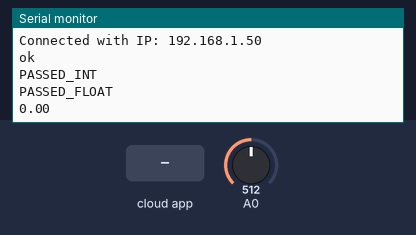
The sketch below on a simulated ESP8266 (NodeMCU). Parts: the last lines printed to the serial monitor. The inputs (shaded band) are chosen by the test bench; at power-on: A0 = 512. WiFi joins after 1.5 s; servers stay silent unless stated; the Firebase database answers and starts empty.

Above: at 2.7 s.
2.8 s: the phone or cloud app sets float to 25
At 4.2 s:
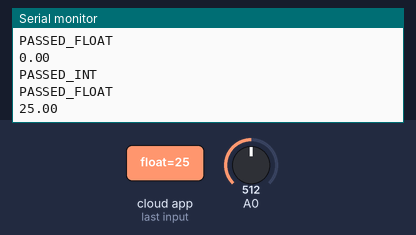
4.3 s: the phone or cloud app sets float to 50
At 7.3 s:
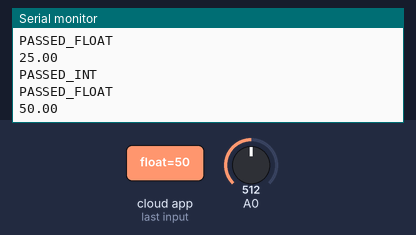
Timing chart, 0 to 8.8 s (numbered marks = the images above; inputs shaded):
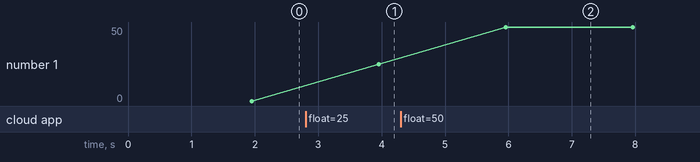

The sketch:

ESP8266_com_firebase.ino
```cpp
#include <Arduino.h>
#if defined(ESP32)
  #include <WiFi.h>
#elif defined(ESP8266)
  #include <ESP8266WiFi.h>
#endif
#include <Firebase_ESP_Client.h>

#include "addons/TokenHelper.h"
#include "addons/RTDBHelper.h"

#define WIFI_SSID "xxxxxxxx"
#define WIFI_PASSWORD "xxxxxxxx"

//API Key do projeto: ANONIMO
#define API_KEY "AIzaSyCZ51ugW42XdR-jJ6OAJhYTPLcjsABbalw"

// url do banco de dados
#define DATABASE_URL "https://deia-device-964f8-default-rtdb.firebaseio.com/"

//cria uma pasta no banco de dados
FirebaseData fbdo;

FirebaseAuth auth;
FirebaseConfig config;

unsigned long sendDataPrevMillis = 0;
int count = 0;
float leitura;
float floatValue;
bool signupOK = false;

void setup(){
  Serial.begin(115200);
  WiFi.begin(WIFI_SSID, WIFI_PASSWORD);
  Serial.print("Connecting to Wi-Fi");

  while (WiFi.status() != WL_CONNECTED){
    Serial.print(".");
    delay(300);
  }
  Serial.println();
  Serial.print("Connected with IP: ");
  Serial.println(WiFi.localIP());
  Serial.println();

  config.api_key = API_KEY;
  config.database_url = DATABASE_URL;

  if (Firebase.signUp(&config, &auth, "", "")){
    Serial.println("ok");
    signupOK = true;
  }
  else{
    Serial.printf("%s\n", config.signer.signupError.message.c_str());
  }
  config.token_status_callback = tokenStatusCallback; //see addons/TokenHelper.h

  Firebase.begin(&config, &auth);
  Firebase.reconnectWiFi(true);
}

void loop(){

  if (Firebase.ready() && signupOK && (millis() - sendDataPrevMillis > 2000 || sendDataPrevMillis == 0)){
    sendDataPrevMillis = millis();

    leitura = (analogRead(A0)*3.3/1023);

    // envia um dado do tipo int para o Firebase na pasta test/int; ".setInt"
    if (Firebase.RTDB.setInt(&fbdo, "test/int", count)){
      Serial.println("PASSED_INT");

    }
    else {
      Serial.println("FAILED");
      Serial.println("REASON: " + fbdo.errorReason());
    }
    count++;

    //envia um dado do tipo float para o Firebase na pasta test/float; ".setFloat"
    if (Firebase.RTDB.setFloat(&fbdo, "test/float", leitura)){
      Serial.println("PASSED_FLOAT");

    }
    else {
      Serial.println("FAILED");
      Serial.println("REASON: " + fbdo.errorReason());
    }
    //recupera dados do firebase; ".getFloat"
    if (Firebase.RTDB.getFloat(&fbdo, "/test/float")) {
      if (fbdo.dataType() == "float") {
        floatValue = fbdo.floatData();
        Serial.println(floatValue);
      }
    }
    else {
      Serial.println(fbdo.errorReason());
    }
  }
}
```

Measured:
- after the input at 2.8 s, the serial monitor: prints a new line after 1.2 s (image 1)
- after the input at 4.3 s, the serial monitor: prints a new line after 1.7 s (image 2)
- plotted number 1: 0 → 25 after the input at 2.8 s, 25 → 50 after the input at 4.3 s
